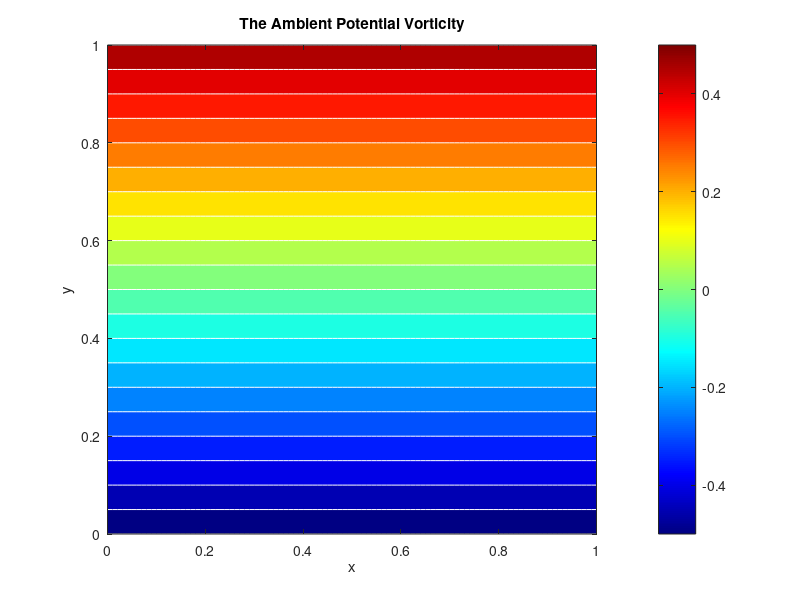
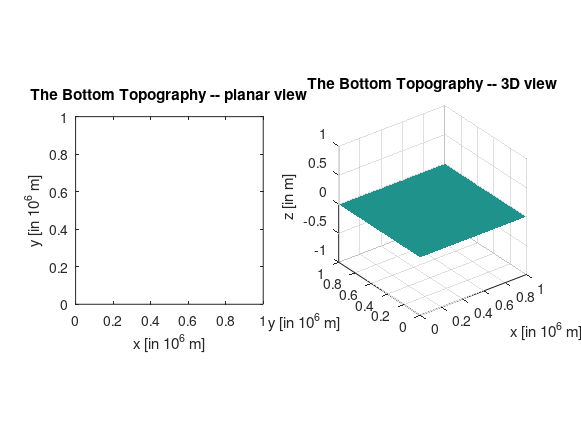
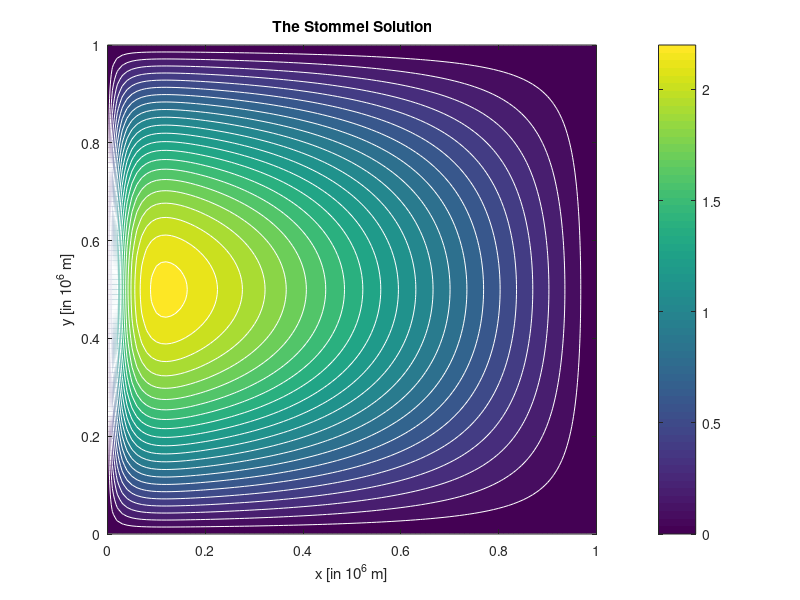

Here is the MATLAB script that generated these plots, in order:

clear;clf;hold off;
close all

%*******************************************************
%                    PROGRAM MPSI_S
%
%          computes the Stommel's solution for specified
%            wind curl and bottom topography shapes
%
%            by Ilson da Silveira -- April 1997 
%
%            version with f-plane config added
%
%            by Ilson da Silveira -- August 2002 
%******************************************************

tol=1e-3;  % tolerance for convergence error

 
% parameters

L=1e6;
f0=7.3e-5;
beta=2e-11;
r=.5e-6/(beta*L); % bottom friction parameter
ff=f0/(beta*L);  

% set up grid

nmax=101;
dx=0.01; 

nsel1=[1:nmax-2];
nsel2=[3:nmax];
nsel=[2:nmax-1];


x=[0:nmax-1]*dx;
y=x';
[xg,yg]=meshgrid(x,y);
xg=flipud(xg);
yg=flipud(yg);

yL=max(y);


% wind curl matrix

%  curl=zeros(size(xg));
curl=-pi/yL*sin(pi*yg./yL);        % sinusoidal wind, single gyre
%  curl=pi/yL*sin(2*pi*yg./yL);     % sinusoidal wind, double gyre
%curl=-pi/yL*exp(-(xg-yL/2).*(xg-yL/2)); % gaussian
%curl(:,1:51)=-pi/yL*ones(101,51); % Heaviside step function
%curl=-pi/yL*ones(size(xg));

% nondimensional bottom topography--it is assumed H=5000m. 

   hb=zeros(size(xg)); % flat bottom
%  hb=-0.275*yg;      % linear sloped bottom in y;
%    hb=-3*0.275*xg;    % linear sloped bottom in x;
%  hb=-(xg-0.5);
%  hb=0.1*exp(-30*(xg-yL/2).*(xg-yL/2)); % gaussian mid-atlantic ridge
%  hb= 0.1*exp(-30*(xg-yL/2).*(xg-yL/2)).*exp(-30*(yg-yL/2).*(yg-yL/2));


% obtain gradients of ambient PV

fac=1.0                    % **set fac=0.0 for f-plane solution**
                           % otherwise, fac=1.0
 
y0=0.5;                    % reference latitude
B=fac*(yg-y0)+ff*hb;       % ambient PV function
%B=fac*(yg-y0)+hb;         % ambient PV function

[Bx,By]=gradient(B,dx,dx);  % zonal and meridional gradients of
By=-By;                     % ambient PV


gray2=jet(256);
%gray2=gray2(50:256-50,:);
colormap(gray2);

% plotting ambient PV

	    b1=0.1*floor(min(min(B))*10);
            b2=0.1*ceil(max(max(B))*10);


 lb=b1:.05:b2; 
 figure(1) 
 cs=contourf(x,y,flipud(B),lb,'w'); colorbar
% clabel(cs,lp)
 axis('square')
 xlabel('x')
 ylabel('y')
 title('The Ambient Potential Vorticity')




% plotting topography

% 2D view

 lt=-1:.05:1; 
 figure(2) 

 subplot(121)
 cs=contour(x,y,flipud(hb),lt,'k'); %colorbar
% clabel(cs,lp)
 axis('square')
 xlabel('x [in 10^6 m]')
 ylabel('y [in 10^6 m]')
% title('The Ambient Potential Vorticity')
 title('The Bottom Topography -- planar view')

% 3D view

 subplot(122)
 cs=surf(x,y,4e2*flipud(hb)); shading flat % colorbar
% clabel(cs,lp)
 axis('square')
 xlabel('x [in 10^6 m]')
 ylabel('y [in 10^6 m]')
 zlabel('z [in m]')
 title('The Bottom Topography -- 3D view')



% ITERATION PROCEDURE 

% boundary conditions

psi=zeros(size(xg));

% iteration begins

  for niter=1:2000

 niter
  
  psi_old=psi;
  av=psi(nsel1,nsel)+psi(nsel2,nsel)+psi(nsel,nsel1)+psi(nsel,nsel2);
  F=1/r*(curl(nsel,nsel)*dx*dx - psi(nsel,nsel2).*(By(nsel,nsel))*dx ...
  +psi(nsel2,nsel).*(Bx(nsel,nsel))*dx );
  psi(nsel,nsel)=(av-F)./(4+(dx/r)*(By(nsel,nsel)-Bx(nsel,nsel) ) );
  crit= max(max(abs(psi-psi_old)))
  if crit <= tol,break,end

  end

% compute relative vorticity

  zeta=(psi(nsel1,nsel)+psi(nsel2,nsel)+psi(nsel,nsel1)+psi(nsel,nsel2)- ...
  4*psi(nsel,nsel))./dx./dx;;


% plotting streamfunction

 orient portrait

	    p1=0.1*floor(min(min(psi))*10);
            p2=0.1*ceil(max(max(psi))*10);

 figure(3) 
 lp=p1:.1:p2; 
 cs=contourf(x,y,flipud(psi),lp,'w'); colorbar
% clabel(cs,lp)
 axis('square')
 xlabel('x [in 10^6 m]')
 ylabel('y [in 10^6 m]')
 title('The Stommel Solution')









